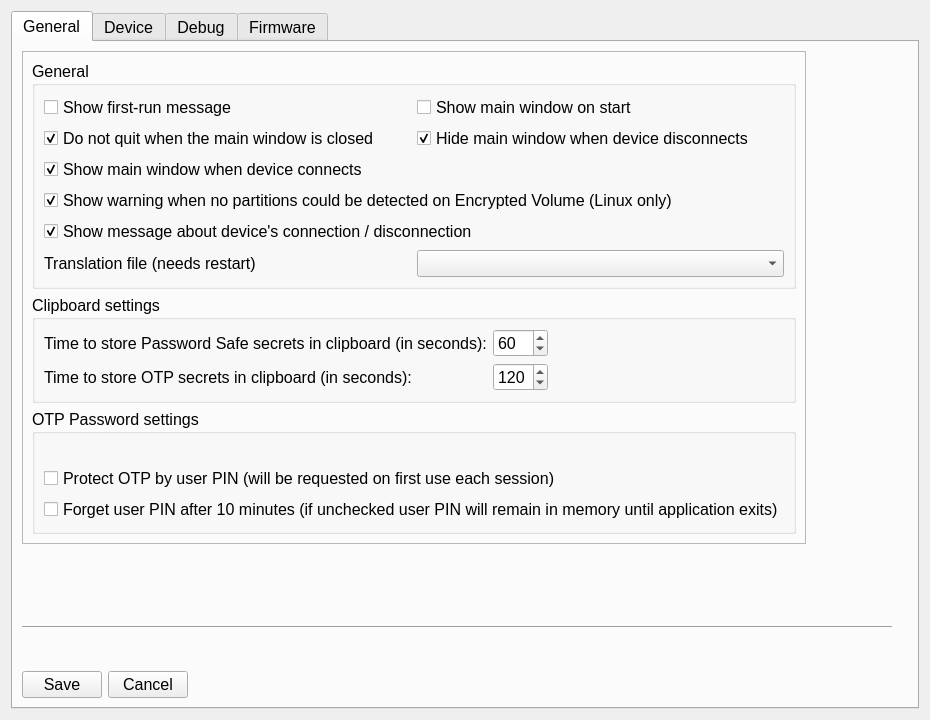
<?xml version="1.0" encoding="UTF-8"?>
<ui version="4.0">
 <class>SettingsTab</class>
 <widget class="QWidget" name="SettingsTab">
  <property name="geometry">
   <rect>
    <x>0</x>
    <y>0</y>
    <width>930</width>
    <height>720</height>
   </rect>
  </property>
  <layout class="QGridLayout" name="gridLayout_6">
   <item row="0" column="0">
    <widget class="QTabWidget" name="tabWidget_2">
     <property name="font">
      <font>
       <pointsize>12</pointsize>
      </font>
     </property>
     <property name="currentIndex">
      <number>0</number>
     </property>
     <widget class="QWidget" name="tab_8">
      <attribute name="title">
       <string>General</string>
      </attribute>
      <layout class="QFormLayout" name="formLayout">
       <item row="0" column="0">
        <widget class="QFrame" name="frame_9">
         <property name="frameShape">
          <enum>QFrame::StyledPanel</enum>
         </property>
         <property name="frameShadow">
          <enum>QFrame::Raised</enum>
         </property>
         <layout class="QVBoxLayout" name="verticalLayout_15">
          <item>
           <widget class="QGroupBox" name="gr_general">
            <property name="title">
             <string>General</string>
            </property>
            <layout class="QVBoxLayout" name="verticalLayout_4">
             <item>
              <layout class="QHBoxLayout" name="horizontalLayout_20">
               <item>
                <widget class="QCheckBox" name="cb_first_run_message_2">
                 <property name="text">
                  <string>Show first-run message</string>
                 </property>
                </widget>
               </item>
               <item>
                <widget class="QCheckBox" name="cb_show_window_on_start_2">
                 <property name="text">
                  <string>Show main window on start</string>
                 </property>
                </widget>
               </item>
              </layout>
             </item>
             <item>
              <layout class="QHBoxLayout" name="horizontalLayout_18">
               <item>
                <widget class="QCheckBox" name="cb_hide_main_window_on_close_2">
                 <property name="text">
                  <string>Do not quit when the main window is closed</string>
                 </property>
                 <property name="checked">
                  <bool>true</bool>
                 </property>
                </widget>
               </item>
               <item>
                <widget class="QCheckBox" name="cb_hide_main_window_on_connection_2">
                 <property name="text">
                  <string>Hide main window when device disconnects</string>
                 </property>
                 <property name="checked">
                  <bool>true</bool>
                 </property>
                </widget>
               </item>
              </layout>
             </item>
             <item>
              <widget class="QCheckBox" name="cb_show_main_window_on_connection_2">
               <property name="text">
                <string>Show main window when device connects</string>
               </property>
               <property name="checked">
                <bool>true</bool>
               </property>
              </widget>
             </item>
             <item>
              <widget class="QCheckBox" name="cb_check_symlink_2">
               <property name="text">
                <string>Show warning when no partitions could be detected on Encrypted Volume (Linux only)</string>
               </property>
               <property name="checked">
                <bool>true</bool>
               </property>
              </widget>
             </item>
             <item>
              <widget class="QCheckBox" name="cb_device_connection_message_2">
               <property name="text">
                <string>Show message about device's connection / disconnection</string>
               </property>
               <property name="checked">
                <bool>true</bool>
               </property>
              </widget>
             </item>
             <item>
              <layout class="QHBoxLayout" name="horizontalLayout_13">
               <item>
                <widget class="QLabel" name="label_29">
                 <property name="text">
                  <string>&lt;html&gt;&lt;head/&gt;&lt;body&gt;&lt;p&gt;Translation file (needs restart)&lt;/p&gt;&lt;/body&gt;&lt;/html&gt;</string>
                 </property>
                </widget>
               </item>
               <item>
                <widget class="QComboBox" name="combo_languages_2">
                 <property name="accessibleName">
                  <string>Translation file (needs restart)</string>
                 </property>
                </widget>
               </item>
              </layout>
             </item>
            </layout>
           </widget>
          </item>
          <item>
           <widget class="QGroupBox" name="groupBox_2">
            <property name="title">
             <string>Clipboard settings</string>
            </property>
            <layout class="QGridLayout" name="gridLayout_4">
             <item row="3" column="1">
              <widget class="QSpinBox" name="spin_OTP_time">
               <property name="accessibleName">
                <string>Time to store OTP secrets in clipboard (in seconds):</string>
               </property>
               <property name="minimum">
                <number>10</number>
               </property>
               <property name="maximum">
                <number>600</number>
               </property>
               <property name="value">
                <number>120</number>
               </property>
              </widget>
             </item>
             <item row="1" column="0">
              <widget class="QLabel" name="label_30">
               <property name="text">
                <string>Time to store Password Safe secrets in clipboard (in seconds):</string>
               </property>
              </widget>
             </item>
             <item row="1" column="1">
              <widget class="QSpinBox" name="spin_PWS_time">
               <property name="accessibleName">
                <string>TIme to store Password Safe secrets in clipboard (in seconds):</string>
               </property>
               <property name="minimum">
                <number>10</number>
               </property>
               <property name="maximum">
                <number>600</number>
               </property>
               <property name="value">
                <number>60</number>
               </property>
              </widget>
             </item>
             <item row="3" column="0">
              <widget class="QLabel" name="label_31">
               <property name="text">
                <string>Time to store OTP secrets in clipboard (in seconds):</string>
               </property>
              </widget>
             </item>
             <item row="1" column="2">
              <spacer name="horizontalSpacer_7">
               <property name="orientation">
                <enum>Qt::Horizontal</enum>
               </property>
               <property name="sizeHint" stdset="0">
                <size>
                 <width>40</width>
                 <height>20</height>
                </size>
               </property>
              </spacer>
             </item>
            </layout>
           </widget>
          </item>
          <item>
           <widget class="QGroupBox" name="groupBox_4">
            <property name="autoFillBackground">
             <bool>false</bool>
            </property>
            <property name="title">
             <string>OTP Password settings</string>
            </property>
            <layout class="QVBoxLayout" name="verticalLayout_12">
             <item>
              <widget class="QLabel" name="label_11">
               <property name="font">
                <font>
                 <pointsize>11</pointsize>
                 <weight>75</weight>
                 <bold>true</bold>
                </font>
               </property>
               <property name="text">
                <string/>
               </property>
              </widget>
             </item>
             <item>
              <layout class="QVBoxLayout" name="verticalLayout_2">
               <item>
                <widget class="QCheckBox" name="enableUserPasswordCheckBox">
                 <property name="text">
                  <string>Protect OTP by user PIN (will be requested on first use each session)</string>
                 </property>
                </widget>
               </item>
               <item>
                <widget class="QCheckBox" name="deleteUserPasswordCheckBox">
                 <property name="text">
                  <string>Forget user PIN after 10 minutes (if unchecked user PIN will remain in memory until application exits)</string>
                 </property>
                </widget>
               </item>
              </layout>
             </item>
            </layout>
           </widget>
          </item>
         </layout>
        </widget>
       </item>
       <item row="3" column="0">
        <spacer name="verticalSpacer_2">
         <property name="orientation">
          <enum>Qt::Vertical</enum>
         </property>
         <property name="sizeHint" stdset="0">
          <size>
           <width>20</width>
           <height>70</height>
          </size>
         </property>
        </spacer>
       </item>
       <item row="6" column="0">
        <layout class="QHBoxLayout" name="horizontalLayout_11">
         <item>
          <widget class="QPushButton" name="btn_writeSettings">
           <property name="text">
            <string>Save</string>
           </property>
          </widget>
         </item>
         <item>
          <widget class="QPushButton" name="btn_cancelSettings">
           <property name="text">
            <string>Cancel</string>
           </property>
          </widget>
         </item>
        </layout>
       </item>
       <item row="4" column="0">
        <widget class="Line" name="line_4">
         <property name="minimumSize">
          <size>
           <width>870</width>
           <height>0</height>
          </size>
         </property>
         <property name="orientation">
          <enum>Qt::Horizontal</enum>
         </property>
        </widget>
       </item>
       <item row="5" column="0">
        <spacer name="verticalSpacer_8">
         <property name="orientation">
          <enum>Qt::Vertical</enum>
         </property>
         <property name="sizeHint" stdset="0">
          <size>
           <width>20</width>
           <height>10</height>
          </size>
         </property>
        </spacer>
       </item>
      </layout>
     </widget>
     <widget class="QWidget" name="tab_9">
      <attribute name="title">
       <string>Device</string>
      </attribute>
      <layout class="QVBoxLayout" name="verticalLayout_8">
       <item>
        <widget class="QPushButton" name="pushButton_3">
         <property name="text">
          <string>PushButton</string>
         </property>
        </widget>
       </item>
      </layout>
     </widget>
     <widget class="QWidget" name="tab_12">
      <attribute name="title">
       <string>Debug</string>
      </attribute>
      <layout class="QFormLayout" name="formLayout_2">
       <item row="0" column="0">
        <widget class="QGroupBox" name="groupBox">
         <property name="title">
          <string>Debug log settings</string>
         </property>
         <layout class="QGridLayout" name="gridLayout_3">
          <item row="1" column="1">
           <widget class="QLineEdit" name="edit_debug_file_path">
            <property name="accessibleName">
             <string>Path for debug log file:</string>
            </property>
           </widget>
          </item>
          <item row="3" column="1">
           <widget class="QSpinBox" name="spin_debug_verbosity">
            <property name="accessibleName">
             <string>Verbosity level:</string>
            </property>
            <property name="maximum">
             <number>6</number>
            </property>
            <property name="value">
             <number>2</number>
            </property>
           </widget>
          </item>
          <item row="1" column="0">
           <widget class="QLabel" name="label_10">
            <property name="text">
             <string>Path for debug log file:</string>
            </property>
            <property name="buddy">
             <cstring>edit_debug_file_path</cstring>
            </property>
           </widget>
          </item>
          <item row="3" column="0">
           <widget class="QLabel" name="label_20">
            <property name="text">
             <string>Verbosity level:</string>
            </property>
            <property name="buddy">
             <cstring>spin_debug_verbosity</cstring>
            </property>
           </widget>
          </item>
          <item row="0" column="0">
           <widget class="QCheckBox" name="cb_debug_enabled">
            <property name="accessibleName">
             <string/>
            </property>
            <property name="text">
             <string>Logging enabled</string>
            </property>
           </widget>
          </item>
          <item row="1" column="2">
           <widget class="QPushButton" name="btn_select_debug_console">
            <property name="text">
             <string>Log to console</string>
            </property>
           </widget>
          </item>
          <item row="1" column="3">
           <widget class="QPushButton" name="btn_select_debug_file_path">
            <property name="text">
             <string>Select path</string>
            </property>
           </widget>
          </item>
         </layout>
        </widget>
       </item>
       <item row="1" column="0">
        <widget class="QPushButton" name="pushButton_2">
         <property name="text">
          <string>Send Problem</string>
         </property>
        </widget>
       </item>
      </layout>
     </widget>
     <widget class="QWidget" name="tab_13">
      <attribute name="title">
       <string>Firmware</string>
      </attribute>
     </widget>
    </widget>
   </item>
  </layout>
 </widget>
 <resources/>
 <connections/>
</ui>
